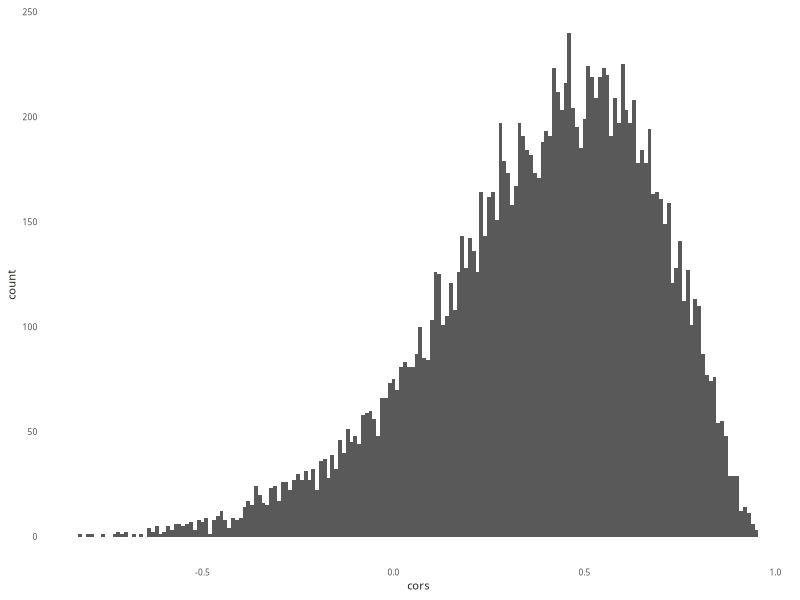
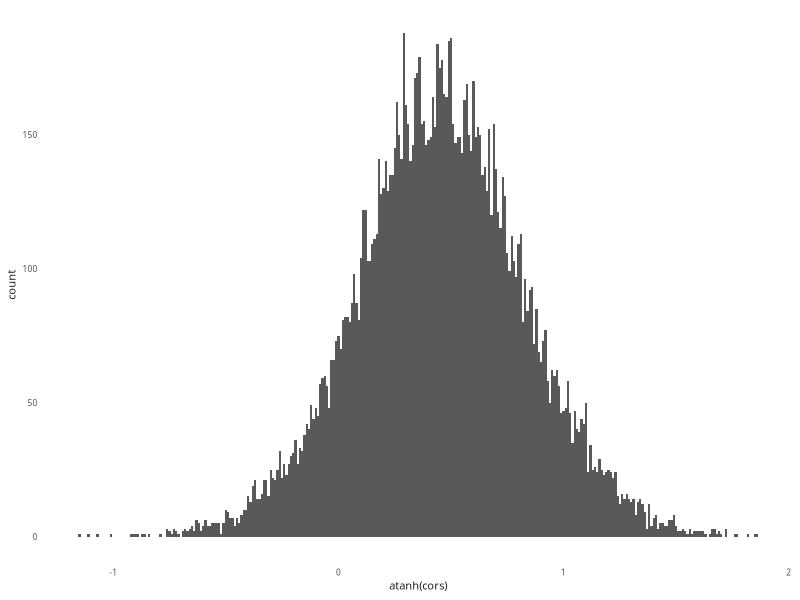
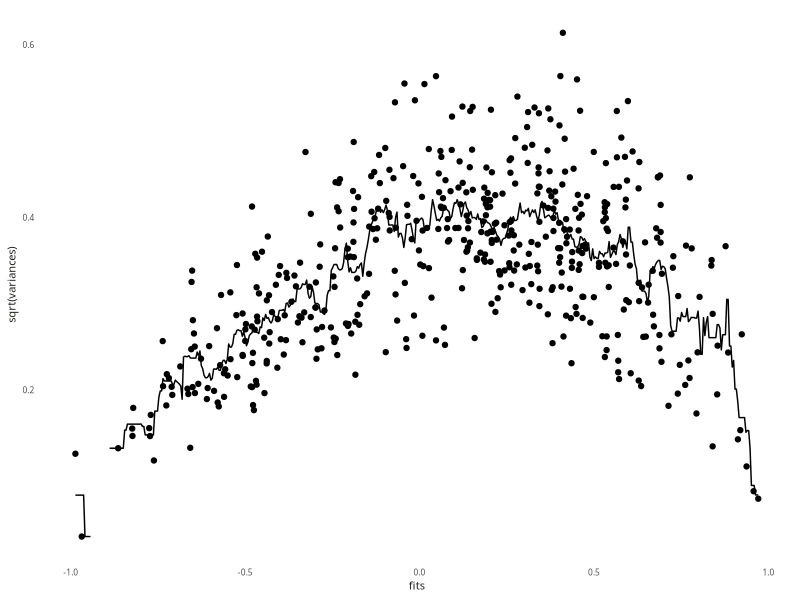

Write the R code that produced these figures, in order.
#! /usr/bin/env Rscript

## File description -------------------------------------------------------------
## A simple bootstrap experiment in variable transformation, as described in "An
## Introduction to the boostrap". The idea is to automatically recover the usual
## VST for the correlation in a bivariate normal model automatically using the
## bootstrap.

# Setup packages ---------------------------------------------------------------
library("ggplot2")

## Load packages into session
scale_colour_discrete <- function(...)
  scale_colour_brewer(..., palette="Set2")
scale_fill_discrete <- function(...)
  scale_fill_brewer(..., palette="Set2")

theme_set(theme_bw())
min_theme <- theme_update(
  panel.border = element_blank(),
  panel.grid = element_blank(),
  text = element_text(family = "Ubuntu Regular", color = "#22211d"),
  axis.ticks = element_blank(),
  legend.title = element_text(size = 8),
  legend.text = element_text(size = 6),
  axis.text = element_text(size = 6),
  axis.title = element_text(size = 8),
  strip.background = element_blank(),
  strip.text = element_text(size = 8),
  legend.key = element_blank()
)

## ---- utils ----
generate_correlated <- function(N, rho) {
  z <- rnorm(N)
  cbind(X1 = z, X2 = rho * z + rnorm(N, 0, sqrt(1 - rho ^ 2)))
}

## ---- simulate ----
N <- 10
rho <- .4
R <- 15000
B <- c(500, 500)

cors <- vector(length = R)
for (i in seq_len(R)) {
  X <- generate_correlated(N, rho)
  cors[i] <- cor(X)[1, 2]
}

## ---- usual-transformation ----
ggplot(data.frame(cors)) +
  geom_histogram(aes(x = cors), binwidth = 0.01)
ggplot(data.frame(cors)) +
  geom_histogram(aes(x = atanh(cors)), binwidth = 0.01)

## ---- bootstrap-simulation----

## Use the current version of X to estimate this transformation
vst_ests <- list(
  fits = vector(length = B[1]),
  variances = vector(length = B[1])
)

for (i in seq_len(B[1])) {
  if (i %% 20 == 0) {
    cat(sprintf("outer bootstrap iteration %d\n", i))
  }

  cur_x <- X[sample(N, replace = TRUE), ]
  vst_ests$fits[i] <- cor(cur_x)[1, 2]
  cur_rhos <- vector(length = B[2])
  for (j in seq_len(B[2])) {
    cur_rhos[j] <- cor(cur_x[sample(N, replace = TRUE), ])[1, 2]
  }
  vst_ests$variances[i] <- var(na.omit(cur_rhos))
}

## ---- bootstrap-transformation ----
s_smooth <- ksmooth(
  vst_ests$fits,
  sqrt(vst_ests$variances),
  kernel = "box",
  bandwidth = 0.05
)

ggplot() +
  geom_point(
    data = data.frame(vst_ests),
    aes(x = fits, y = sqrt(variances))
  ) +
  geom_line(
    data = data.frame(s_smooth),
    aes(x = x, y = y)
  )
 
